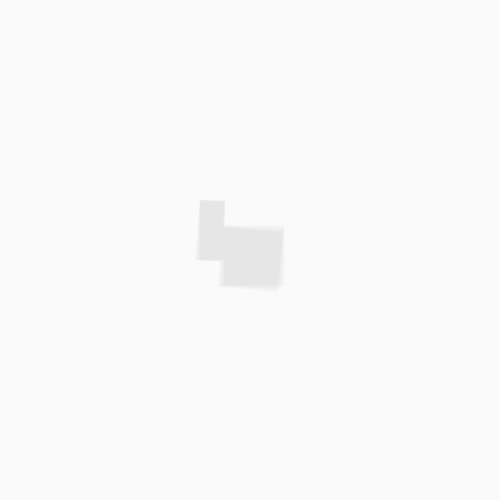
Frame 1 (no input)
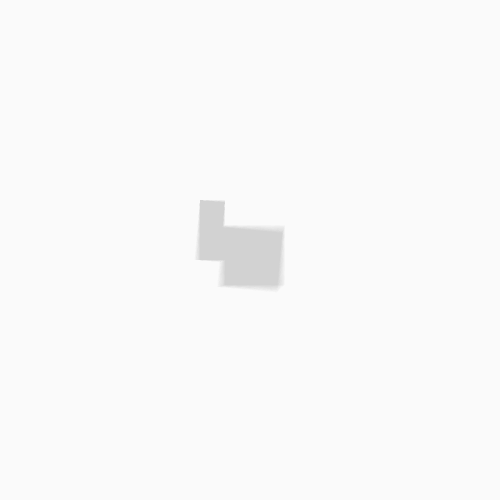
Frame 2 (the mouse pressed at the canvas centre, redrawn once)

The Processing sketch that drew these frames (run headless with seeded random() and noise(); the mouse was pressed at the canvas centre and the sketch redrawn once):

// Processing sketch: processing_84625
// ── processing_84625.pde

void setup()
{
  size(500,500);
  background(250);  
}


void draw ()
{
  
  int H;
  H = 50;
  
  int A;
  A = 120;

  
  noStroke();
 
 translate (200, 200);
 
 
// Création des rectangles, disposition en spirale grâce à ROTATE

fill(150, 2);

scale(0.5);
rotate(PI/100);
rect(0, 0, H, A);
rect(H, H, A, A);

rotate(PI/200);
rect(0, 0, H, A);
rect(H, H, A, A);

rotate(PI/300);
rect(0, 0, H, A);
rect(H, H, A, A);

rotate(PI/400);
rect(0, 0, H, A);
rect(H, H, A, A);

rotate(PI/500);
rect(0, 0, H, A);
rect(H, H, A, A);

rotate(PI/600);
rect(0, 0, H, A);
rect(H, H, A, A);

rotate(PI/700);
rect(0, 0, H, A);
rect(H, H, A, A);

rotate(PI/800);
rect(0, 0, H, A);
rect(H, H, A, A);

rotate(PI/900);
rect(0, 0, H, A);
rect(H, H, A, A);

rotate(PI/1000);
rect(0, 0, H, A);
rect(H, H, A, A);


// ROTATE valeurs négatives

rotate(PI/-100);
rect(0, 0, H, A);
rect(H, H, A, A);

rotate(PI/-200);
rect(0, 0, H, A);
rect(H, H, A, A);

rotate(PI/-300);
rect(0, 0, H, A);
rect(H, H, A, A);

rotate(PI/-400);
rect(0, 0, H, A);
rect(H, H, A, A);

rotate(PI/-500);
rect(0, 0, H, A);
rect(H, H, A, A);

rotate(PI/-600);
rect(0, 0, H, A);
rect(H, H, A, A);

rotate(PI/-700);
rect(0, 0, H, A);
rect(H, H, A, A);

rotate(PI/-800);
rect(0, 0, H, A);
rect(H, H, A, A);

rotate(PI/-900);
rect(0, 0, H, A);
rect(H, H, A, A);

rotate(PI/-1000);
rect(0, 0, H, A);
rect(H, H, A, A);
 
   
 noLoop(); 
}
